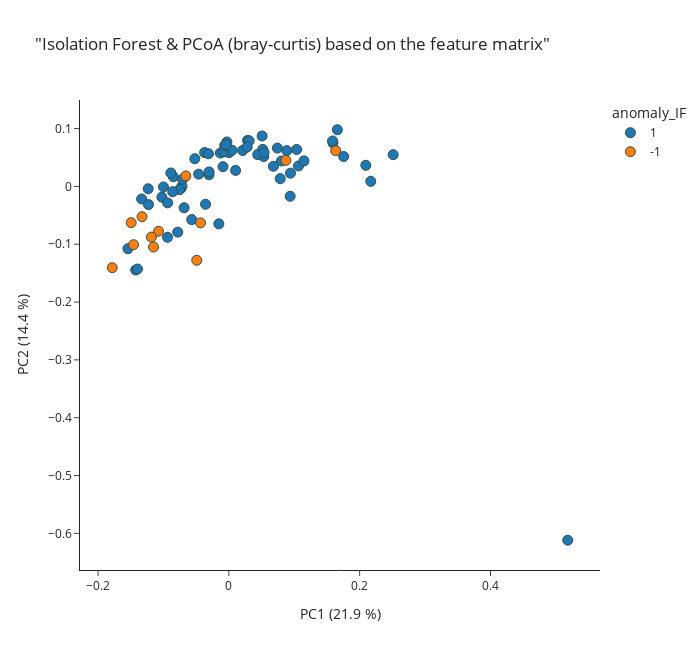

The notebook cell this image was saved under:
### Markdown cell above
#### Visualizing the similarity results

### Code cell
# Isolation forest (IF)
trace1 = pcoa_2d(
    matrix= metric_df[:-1],
    data = SC,
    metric= 'braycurtis',
    filename_col = 'filename',
    group_col='anomaly_IF',
    title='"Isolation Forest & PCoA (bray-curtis) based on the feature matrix"'
    )

### Figure 1 — Plotly figure (JSON) as saved in the notebook; plotly's stock layout.template omitted (floating-point values rounded to 4 significant figures)
{"data": [{"hovertemplate": "<b>%{hovertext}</b><br><br>anomaly_IF=1<br>PC1 (21.9 %)=%{x}<br>PC2 (14.4 %)=%{y}<extra></extra>", "hovertext": ["LQ-01-61-01_pos.mzXML", "LQ-01-61-02_pos.mzXML", "LQ-01-61-06_pos.mzXML", "LQ-01-61-07_pos.mzXML", "LQ-01-61-08_pos.mzXML", "LQ-01-61-09_pos.mzXML", "LQ-01-61-10_pos.mzXML", "LQ-01-61-11_pos.mzXML", "LQ-01-61-12_pos.mzXML", "LQ-01-61-13_pos.mzXML", "LQ-01-61-15_pos.mzXML", "LQ-01-61-16_pos.mzXML", "LQ-01-61-17_pos.mzXML", "LQ-01-61-18_pos.mzXML", "LQ-01-61-20_pos.mzXML", "LQ-01-61-21_pos.mzXML", "LQ-01-61-24_pos.mzXML", "LQ-01-61-25_pos.mzXML", "LQ-01-61-26_pos.mzXML", "LQ-01-61-27_pos.mzXML", "LQ-01-61-28_pos.mzXML", "LQ-01-61-29_pos.mzXML", "LQ-01-61-30_pos.mzXML", "LQ-01-61-33_pos.mzXML", "LQ-01-61-34_pos.mzXML", "LQ-01-61-35_pos.mzXML", "LQ-01-61-36_pos.mzXML", "LQ-01-61-38_pos.mzXML", "LQ-01-61-39_pos.mzXML", "LQ-01-61-40_pos.mzXML", "LQ-01-61-41_pos.mzXML", "LQ-01-61-42_pos.mzXML", "LQ-01-61-43_pos.mzXML", "LQ-01-61-44_pos.mzXML", "LQ-01-61-45_pos.mzXML", "LQ-01-61-46_pos.mzXML", "LQ-01-61-47_pos.mzXML", "LQ-01-61-48_pos.mzXML", "LQ-01-61-49_pos.mzXML", "LQ-01-61-50_pos.mzXML", "LQ-01-61-51_pos.mzXML", "LQ-01-61-52_pos.mzXML", "LQ-01-61-53_pos.mzXML", "LQ-01-61-54_pos.mzXML", "LQ-01-61-55_pos.mzXML", "LQ-01-61-56_pos.mzXML", "LQ-01-61-57_pos.mzXML", "LQ-01-61-58_pos.mzXML", "LQ-01-61-59_pos.mzXML", "LQ-01-61-60_pos.mzXML", "LQ-01-61-61_pos.mzXML", "LQ-01-61-62_pos.mzXML", "LQ-01-61-63_pos.mzXML", "LQ-01-61-64_pos.mzXML", "LQ-01-61-65_pos.mzXML", "LQ-01-61-66_pos.mzXML", "LQ-01-61-67_pos.mzXML", "LQ-01-61-68_pos.mzXML", "LQ-01-61-69_pos.mzXML", "LQ-01-61-70_pos.mzXML", "LQ-01-61-71_pos.mzXML", "LQ-01-61-72_pos.mzXML", "LQ-01-61-75_pos.mzXML", "LQ-01-61-77_pos.mzXML"], "legendgroup": "1", "marker": {"color": "#1F77B4", "line": {"color": "DarkSlateGrey", "width": 1}, "size": 10, "symbol": "circle"}, "mode": "markers", "name": "1", "orientation": "v", "showlegend": true, "type": "scatter", "x": [0.07857, -0.06841, -0.09376, -0.1543, 0.2512, 0.2094, -0.01302, -0.1023, 0.02859, -0.008983, 0.0002516, -0.03038, -0.03563, 0.01033, -0.08497, 0.05328, -0.0731, -0.08871, -0.03707, -0.007788, 0.1755, 0.1064, 0.05185, -0.03113, -0.07164, -0.1233, 0.004957, -0.0302, -0.002987, -0.05204, -0.0568, 0.04412, 0.1037, -0.07541, -0.09998, -0.0064, 0.0742, -0.07082, -0.08586, -0.0936, 0.02108, 0.03103, -0.04616, -0.0782, -0.1425, -0.1397, 0.06813, -0.1334, 0.05088, 0.217, 0.05382, 0.1592, -0.003966, 0.02798, 0.1659, 0.1149, 0.09371, 0.1586, 0.09417, -0.01533, 0.08028, 0.08862, -0.1229, 0.5182], "xaxis": "x", "y": [0.01343, -0.03696, -0.08804, -0.1077, 0.05491, 0.03654, 0.05768, -0.01869, 0.07957, 0.03414, 0.0584, 0.02015, -0.03083, 0.02772, 0.01677, 0.05163, -0.003362, 0.02329, 0.05851, 0.05984, 0.05174, 0.03535, 0.06401, 0.0565, 0.0003658, -0.004059, 0.06245, 0.02507, 0.07688, 0.04791, -0.05745, 0.05501, 0.06394, -0.005663, -0.0009556, 0.07047, 0.06621, 0.01244, -0.009034, -0.02851, 0.06209, 0.0789, 0.02118, -0.07907, -0.1446, -0.1429, 0.03482, -0.02174, 0.0872, 0.008768, 0.05841, 0.07529, 0.07247, 0.06811, 0.09798, 0.0441, -0.01704, 0.07859, 0.02291, -0.06477, 0.04397, 0.06186, -0.03151, -0.612], "yaxis": "y"}, {"hovertemplate": "<b>%{hovertext}</b><br><br>anomaly_IF=-1<br>PC1 (21.9 %)=%{x}<br>PC2 (14.4 %)=%{y}<extra></extra>", "hovertext": ["LQ-01-61-03_pos.mzXML", "LQ-01-61-04_pos.mzXML", "LQ-01-61-05_pos.mzXML", "LQ-01-61-14_pos.mzXML", "LQ-01-61-19_pos.mzXML", "LQ-01-61-22_pos.mzXML", "LQ-01-61-23_pos.mzXML", "LQ-01-61-31_pos.mzXML", "LQ-01-61-32_pos.mzXML", "LQ-01-61-37_pos.mzXML", "LQ-01-61-73_pos.mzXML", "LQ-01-61-74_pos.mzXML"], "legendgroup": "-1", "marker": {"color": "#FF7F0E", "line": {"color": "DarkSlateGrey", "width": 1}, "size": 10, "symbol": "circle"}, "mode": "markers", "name": "-1", "orientation": "v", "showlegend": true, "type": "scatter", "x": [-0.1152, -0.1075, -0.06584, -0.04909, -0.1493, 0.08716, 0.1633, -0.1783, -0.1327, -0.04333, -0.1184, -0.1457], "xaxis": "x", "y": [-0.1048, -0.0776, 0.01793, -0.1278, -0.0627, 0.04503, 0.06177, -0.1406, -0.05241, -0.0631, -0.08766, -0.1008], "yaxis": "y"}], "layout": {"height": 650, "legend": {"title": {"text": "anomaly_IF"}, "tracegroupgap": 0}, "title": {"text": "\"Isolation Forest & PCoA (bray-curtis) based on the feature matrix\""}, "width": 700, "xaxis": {"anchor": "y", "domain": [0, 1], "title": {"text": "PC1 (21.9 %)"}}, "yaxis": {"anchor": "x", "domain": [0, 1], "title": {"text": "PC2 (14.4 %)"}}}}
